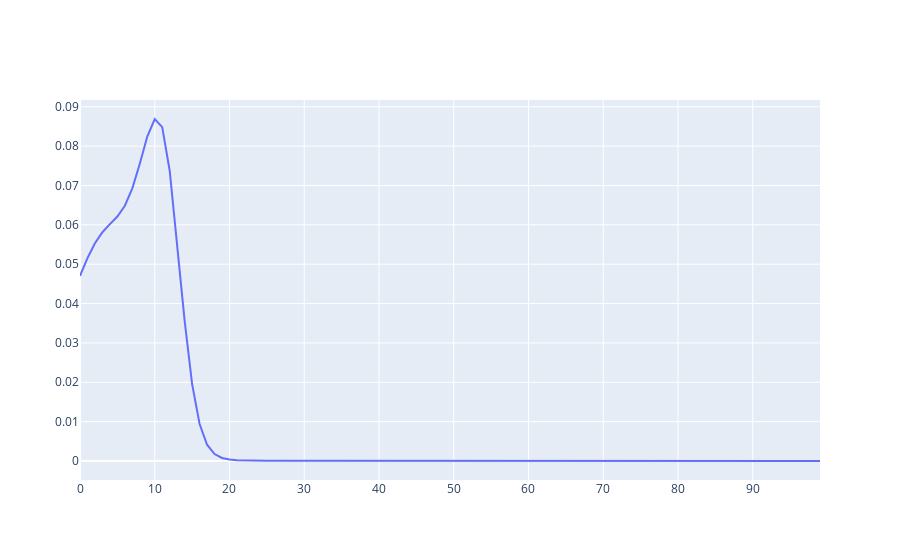

Here is the notebook cell this chart was saved with:
### Code cell
pdf_str = "[4.70251384e-02 5.15584993e-02 5.53185790e-02 5.81285424e-02\n 6.01767083e-02 6.21024183e-02 6.48483855e-02 6.92667211e-02\n 7.55302343e-02 8.24231289e-02 8.68911872e-02 8.48321394e-02\n 7.37457005e-02 5.54613940e-02 3.55837796e-02 1.95414069e-02\n 9.39691538e-03 4.13127657e-03 1.76102788e-03 7.73385436e-04\n 3.66209586e-04 1.90962913e-04 1.09925638e-04 6.97403669e-05\n 4.90379252e-05 3.86814647e-05 3.45128805e-05 3.46095626e-05\n 3.80510385e-05 4.40955944e-05 5.14894406e-05 5.81885181e-05\n 6.19208698e-05 6.13254462e-05 5.66297461e-05 4.92644977e-05\n 4.09244802e-05 3.28810230e-05 2.58099409e-05 1.99337824e-05\n 1.52259351e-05 1.15572599e-05 8.77132792e-06 6.71239013e-06\n 5.23186104e-06 4.19000542e-06 3.45919501e-06 2.92809220e-06\n 2.50571514e-06 2.12684552e-06 1.75779210e-06 1.39602601e-06\n 1.05916310e-06 7.68313244e-07 5.35743743e-07 3.61767026e-07\n 2.38299327e-07 1.54031823e-07 9.81020907e-08 6.17169644e-08\n 3.84024531e-08 2.36486254e-08 1.44162910e-08 8.70043558e-09\n 5.19853291e-09 3.07522222e-09 1.80106346e-09 1.04433187e-09\n 5.99521962e-10 3.40744391e-10 1.91738528e-10 1.06818658e-10\n 5.89171729e-11 3.21731614e-11 1.73941268e-11 9.31040516e-12\n 4.93391410e-12 2.58863992e-12 1.34464846e-12 6.91517106e-13\n 3.52090374e-13 1.77485318e-13 8.85783869e-14 4.37673405e-14\n 2.14106377e-14 1.03696979e-14 4.97232674e-15 2.36053405e-15\n 1.10947606e-15 5.16276857e-16 2.37850700e-16 1.08488390e-16\n 4.89913213e-17 2.19034283e-17 9.69531876e-18 4.24882794e-18\n 1.84345802e-18 7.91870957e-19 3.36769408e-19 1.41797282e-19\n 5.91099013e-20]"
# convert the pdf_str to an array of floats
import numpy as np
pdf = np.fromstring(pdf_str[1:-1], sep=' ')

import plotly.graph_objects as go
fig = go.Figure(data=go.Scatter(x=np.arange(0, 100), y=pdf))
fig.show()
